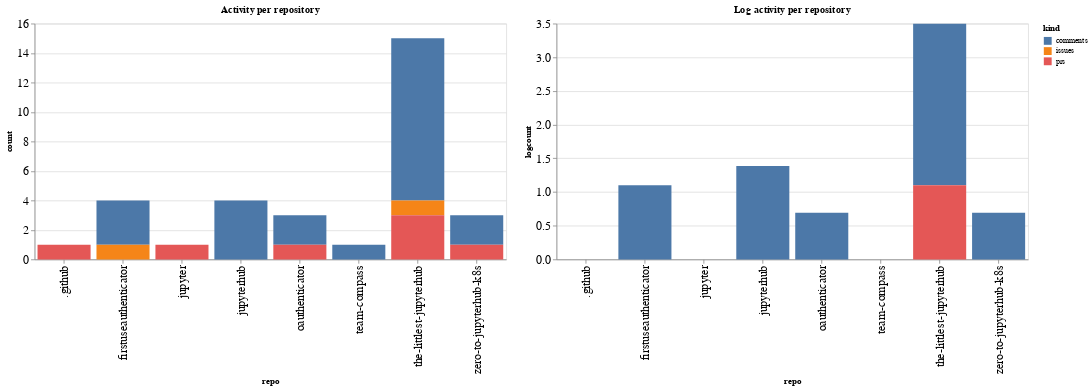

Notebook cell for this chart:
### Code cell
ch1 = alt.Chart(repo_summaries, width=600, title="Activity per repository").mark_bar().encode(
    x='repo',
    y='count',
    color='kind',
    tooltip="kind"
)

ch2 = alt.Chart(repo_summaries, width=600, title="Log activity per repository").mark_bar().encode(
    x='repo',
    y='logcount',
    color='kind',
    tooltip="kind"
)

ch1 | ch2

### Figure 1 — Vega-Lite specification as saved in the notebook (floating-point values rounded to 4 significant figures)
{"config": {"axisLeft": {"labelFontSize": 15}, "axisBottom": {"labelFontSize": 15}}, "hconcat": [{"mark": "bar", "encoding": {"color": {"type": "nominal", "field": "kind"}, "tooltip": {"type": "nominal", "field": "kind"}, "x": {"type": "nominal", "field": "repo"}, "y": {"type": "quantitative", "field": "count"}}, "title": "Activity per repository", "width": 600}, {"mark": "bar", "encoding": {"color": {"type": "nominal", "field": "kind"}, "tooltip": {"type": "nominal", "field": "kind"}, "x": {"type": "nominal", "field": "repo"}, "y": {"type": "quantitative", "field": "logcount"}}, "title": "Log activity per repository", "width": 600}], "data": {"name": "data-f70be2a732ab91100912de308432865a"}, "$schema": "https://vega.github.io/schema/vega-lite/v4.8.1.json", "datasets": {"data-f70be2a732ab91100912de308432865a": [{"repo": ".github", "kind": "prs", "count": 1, "logcount": 0.0}, {"repo": "firstuseauthenticator", "kind": "comments", "count": 3, "logcount": 1.099}, {"repo": "firstuseauthenticator", "kind": "issues", "count": 1, "logcount": 0.0}, {"repo": "jupyter", "kind": "prs", "count": 1, "logcount": 0.0}, {"repo": "jupyterhub", "kind": "comments", "count": 4, "logcount": 1.386}, {"repo": "oauthenticator", "kind": "comments", "count": 2, "logcount": 0.6931}, {"repo": "oauthenticator", "kind": "prs", "count": 1, "logcount": 0.0}, {"repo": "team-compass", "kind": "comments", "count": 1, "logcount": 0.0}, {"repo": "the-littlest-jupyterhub", "kind": "comments", "count": 11, "logcount": 2.398}, {"repo": "the-littlest-jupyterhub", "kind": "issues", "count": 1, "logcount": 0.0}, {"repo": "the-littlest-jupyterhub", "kind": "prs", "count": 3, "logcount": 1.099}, {"repo": "zero-to-jupyterhub-k8s", "kind": "comments", "count": 2, "logcount": 0.6931}, {"repo": "zero-to-jupyterhub-k8s", "kind": "prs", "count": 1, "logcount": 0.0}]}}
